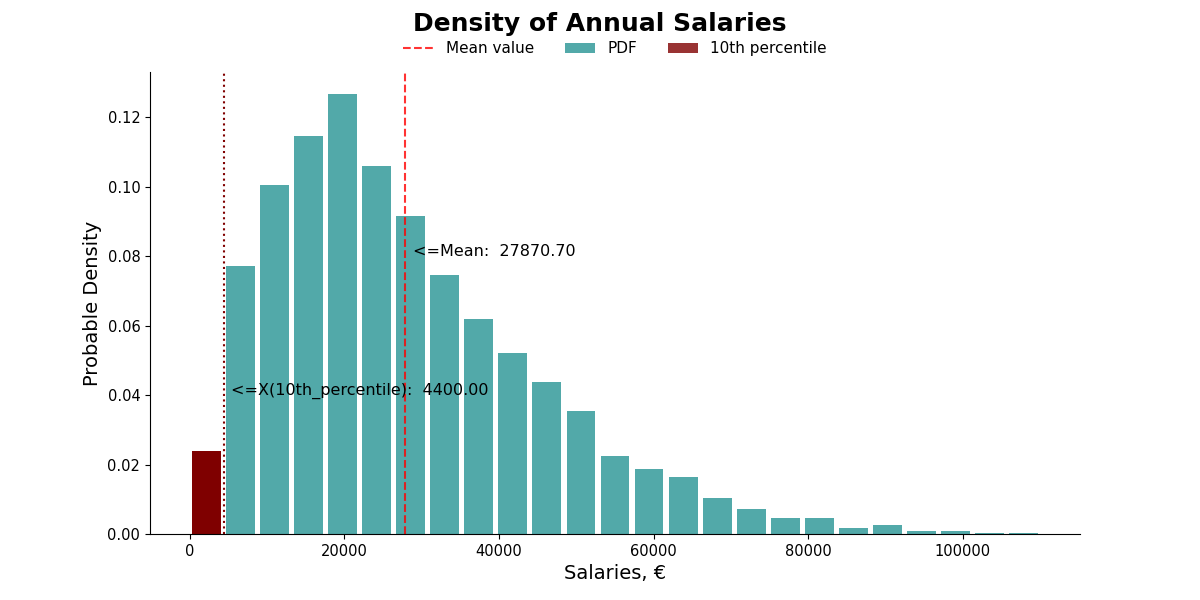

The Python source for this figure:
import numpy as np
import matplotlib.pyplot as plt


data = np.genfromtxt("./data5-1.csv")

n_bins = 25

# Generating a plotable distribution of data & storing edge values of each bin.
dist, bin_edges = np.histogram(
    data, bins=n_bins, range=[0.0, 110000.0])

# Calculating the center value & width of distributions each bin.
bin_centers = (bin_edges[1:] + bin_edges[:-1]) / 2
bin_widths = bin_edges[1:] - bin_edges[:-1]

# Normalizing the distribution to obtain PDF.
pdf = dist / np.sum(dist)

# Calculating mean of distribution by summing
# center values multiplied by their density.
mean = np.sum(bin_centers*pdf)

# Calculating the cumulative distribution for X = 10th_percentile.
cumulative_dist = np.cumsum(pdf)

# Calculating values below 10th percentile.
index_below_10th = np.argmin(np.abs(cumulative_dist-0.10))
X = bin_edges[index_below_10th]

plt.figure(figsize=(12, 6))

plt.bar(bin_centers, pdf, width=0.85*bin_widths,
        color='teal', alpha=0.68, label='PDF')
plt.bar(bin_centers[0:index_below_10th], pdf[0:index_below_10th],
        width=0.85*bin_widths, color='maroon', alpha=0.8, label='10th percentile')
plt.axvline(mean, color='red', alpha=0.8,
            linestyle='dashed', label='Mean value')
plt.axvline(X, color='maroon',
            linestyle='dotted')
text = f'<=Mean: {mean: .2f}'
text_percentile = f'<=X(10th_percentile): {X: .2f}'
plt.text(mean+1000, y=np.mean(pdf)+0.04, s=text, fontsize=11.5)
plt.text(X+1000, y=np.mean(pdf), s=text_percentile, fontsize=11.5)

plt.xlabel('Salaries, €', fontsize=14)
plt.ylabel('Probable Density', fontsize=14)
plt.suptitle('Density of Annual Salaries',
             fontsize=18, fontweight='bold')
plt.legend(frameon=False, fontsize=11, ncols=4,
           loc='upper center', borderaxespad=-2.4)

ax = plt.gca()
ax.spines['top'].set_visible(False)
ax.spines['right'].set_visible(False)
ax.tick_params(labelsize=10.5)

plt.savefig('22038495.png')
